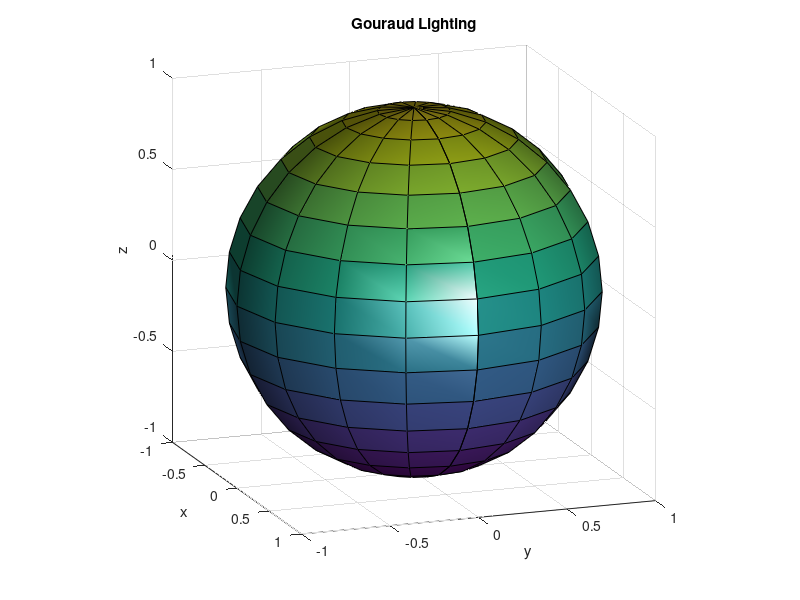

Here is the MATLAB script that generated this plot:
%% Create and light a sphere

%% Copyright
% Copyright (c) 2015 Princeton Satellite Systems, Inc.
% All rights reserved.

%% Make the sphere surface in a new figure
[X,Y,Z] = sphere(16);
figure('Name','Sphere Demo')
s = surf(X,Y,Z);
xlabel('x')
ylabel('y')
zlabel('z')
axis equal
view(70,15)

%% Add a lighting object and display the properties
light('position',[1 0 0])
disp(s)
title('Flat Lighting')
pause

%% Change to Gouraud lighting and display again
lighting gouraud
title('Gouraud Lighting')
disp(s)